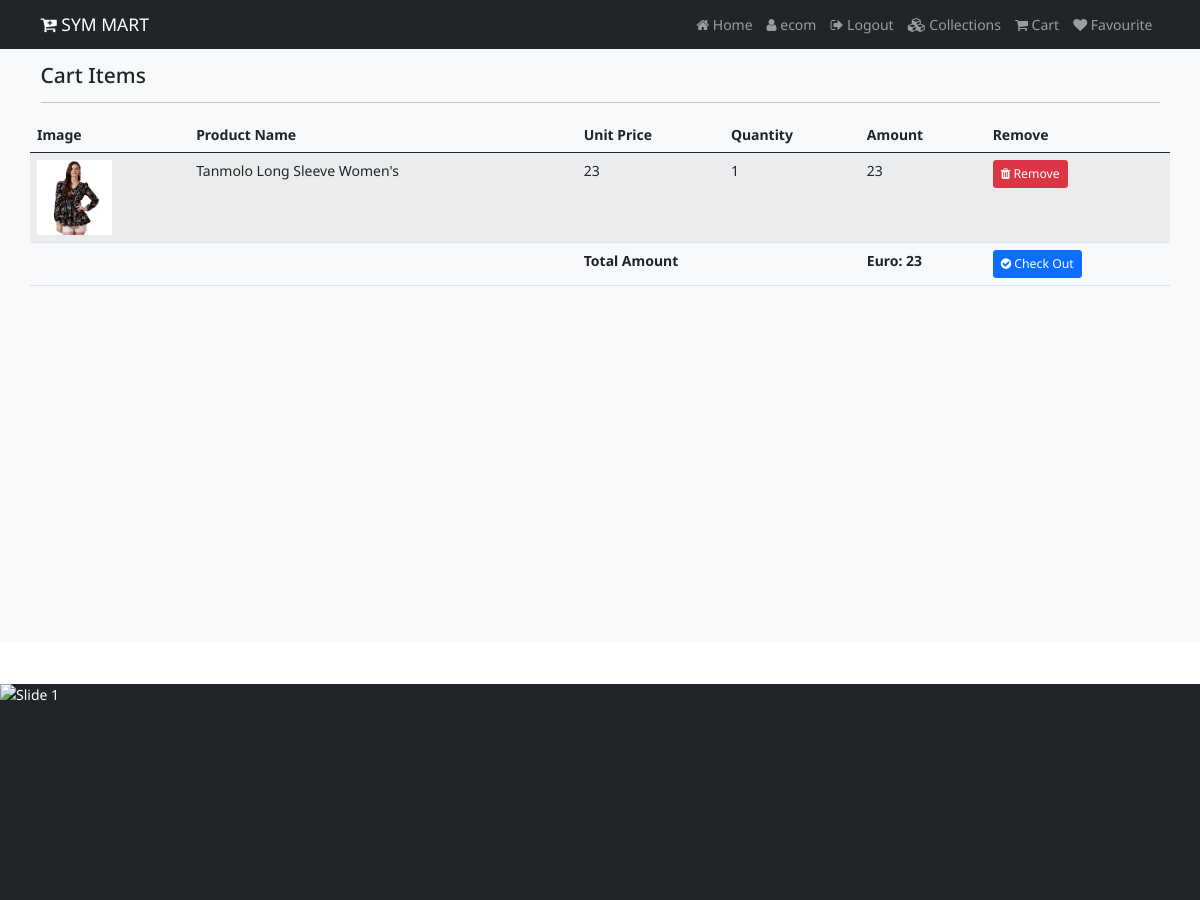
The page /cart/ (signed in, upper part) on the database as committed earlier.
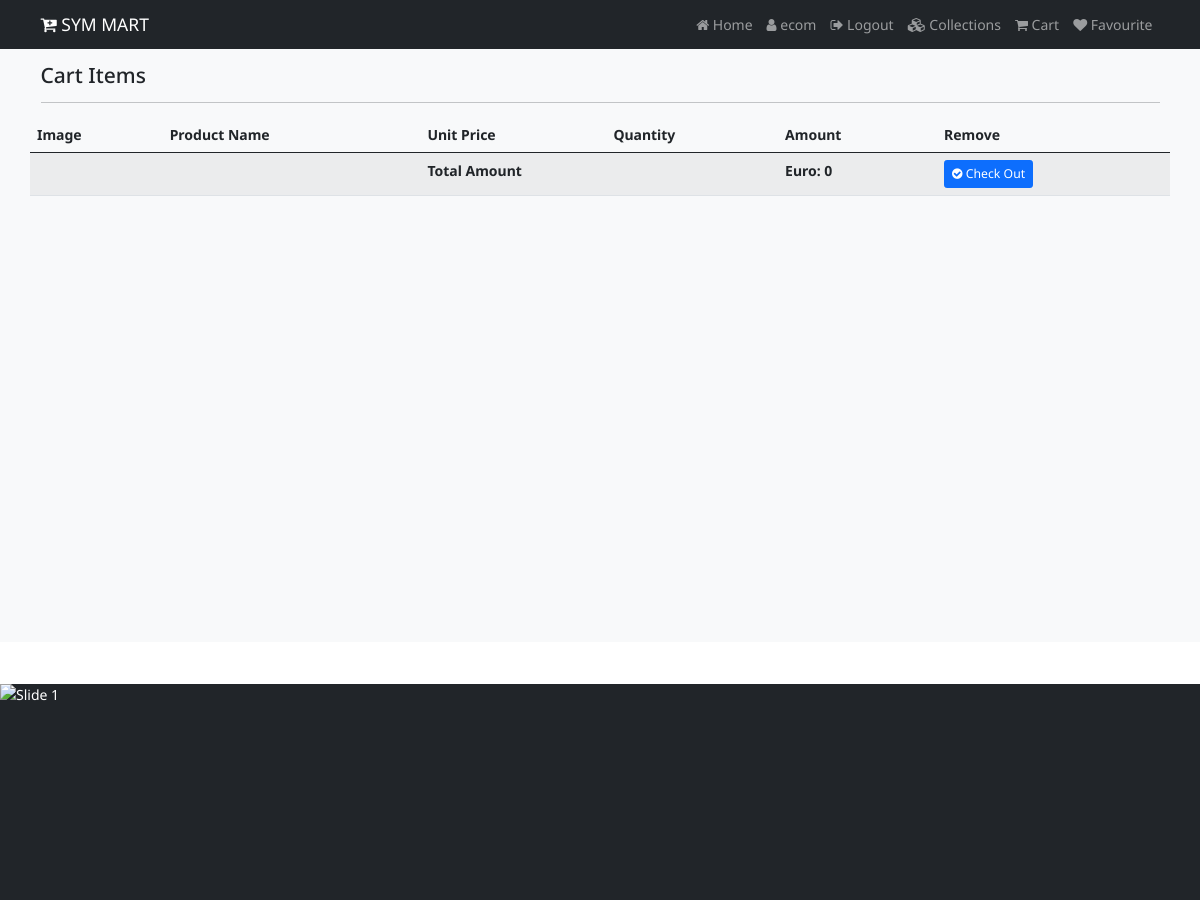
The same page on the database as committed later.
### shop/models.py (models this page shows, shortened)
class Cart(models.Model):
  user=models.ForeignKey(User,on_delete=models.CASCADE)
  product=models.ForeignKey(Product,on_delete=models.CASCADE)
  product_qty=models.IntegerField(null=False,blank=False)
  created_at=models.DateTimeField(auto_now_add=True)
  @property
  def total_cost(self):
    return self.product_qty*self.product.selling_price

class Product(models.Model):
  category=models.ForeignKey(Catagory,on_delete=models.CASCADE)
  name=models.CharField(max_length=150,null=False,blank=False)
  vendor=models.CharField(max_length=150,null=False,blank=False)
  product_image=models.ImageField(upload_to=getFileName,null=True,blank=True)
  quantity=models.IntegerField(null=False,blank=False)
  original_price=models.FloatField(null=False,blank=False)
  selling_price=models.FloatField(null=False,blank=False)
  description=models.TextField(max_length=500,null=False,blank=False)
  status=models.BooleanField(default=False,help_text="0-show,1-Hidden")
  trending=models.BooleanField(default=False,help_text="0-default,1-Trending")
  created_at=models.DateTimeField(auto_now_add=True)

### shop/views.py (the view)
# urls.py: path('cart/',views.cart_page,name="cart"),
def cart_page(request):
  if request.user.is_authenticated:
    cart=Cart.objects.filter(user=request.user)
    return render(request,"shop/cart.html",{"cart":cart})
  else:
    return redirect("/")

### shop/templates/shop/cart.html (shortened to what this page needs)
{% extends 'shop/layouts/main.html' %}
{% block content %}
  <section class="bg-light py-4 my-5" style="min-height:600px;">
    <div class="container">
      <div class="row">
        <div class="col-12">
          <h4 class="mb-3">Cart Items</h4>
          <hr style="border-color:#b8bfc2;">
        </div>
        <table class="table table-striped">
            <thead>
                <tr>
                    <th>Image</th>
                    <th>Product Name</th>
                    <th>Unit Price</th>
                    <th>Quantity</th>
                    <th>Amount</th>
                    <th>Remove</th>
                </tr>
            </thead>
            <tbody>
            {% for item in cart %}
            <tr>
                <td><img src="{{ item.product.product_image.url }}" height="75px" alt="{{ item.product.name }}"></td>
                <td>{{ item.product.name }}</td>
                <td>{{ item.product.selling_price | stringformat:'d' }}</td>
                <td>{{ item.product_qty }}</td>
                <td class="amt">{{ item.total_cost | stringformat:'d' }}</td>
                <td>
                    <a href="{% url 'remove_cart' item.id %}" onclick="return confirm('Are you sure? to Remove')" class="btn btn-danger btn-sm">
                        <i class="fa fa-trash"></i> Remove
                    </a>
                </td>
            </tr>
            {% endfor %}
            <tr>
                <td></td>
                <td></td>
                <td colspan="2"><b>Total Amount</b></td>
                <th id="net">0</th>
                <td>
                    <a href="{% url 'payment' %}?amount={{ res }}" class="btn btn-primary btn-sm">
                        <i class="fa fa-check-circle"></i> Check Out
                    </a>
                </td>
            </tr>
            </tbody>
        </table>
      </div>
    </div>
  </section>
{% endblock content %}

### shop/templates/shop/layouts/main.html (shortened to what this page needs)
{% load static %}
<!doctype html>
<html lang="en">
  <head>
    <link href="https://cdn.jsdelivr.net/npm/bootstrap@5.0.2/dist/css/bootstrap.min.css" rel="stylesheet">
    <link rel="stylesheet" href="https://cdnjs.cloudflare.com/ajax/libs/font-awesome/4.7.0/css/font-awesome.min.css">
    <link rel="stylesheet" href="{% static 'css/style.css' %}">
    <link rel="stylesheet" href="https://unpkg.com/swiper/swiper-bundle.min.css" />
  </head>
  <body>
    {% include 'shop/inc/navbar.html' %}
    {% block content %}
    {% endblock content %}
    {% include 'shop/inc/footer.html' %}
  </body>
</html>

### shop/templates/shop/inc/navbar.html (shortened to what this page needs)
<nav class="navbar navbar-expand-lg  navbar-dark bg-dark fixed-top">
    <div class="container">
      <a class="navbar-brand" href="{% url 'home' %}"><i class="fa fa-cart-plus"></i> SYM MART</a>
      <div class="collapse navbar-collapse" id="navbarNavAltMarkup">
        <div class="navbar-nav ms-auto">
          <a class="nav-link" aria-current="page" href="{% url 'home' %}"><i class="fa fa-home"></i> Home</a>
          {% if request.user.is_authenticated %}
            <a class="nav-link" aria-current="page" href="#"><i class="fa fa-user"></i> {{request.user}}</a>
            <a class="nav-link" aria-current="page" href="{% url 'logout' %}"><i class="fa fa-sign-out"></i> Logout</a>
          {% else %}
            <a class="nav-link" href="{% url 'login' %}"><i class="fa fa-sign-in"></i> Login</a>
            <a class="nav-link" href="{% url 'register' %}"><i class="fa fa-users"></i> Register</a>
          {% endif %}
            <a class="nav-link" href="{% url 'collections' %}"><i class="fa fa-cubes"></i> Collections</a>
            <a class="nav-link" href="{% url 'cart' %}"><i class="fa fa-shopping-cart"></i> Cart</a>
            <a class="nav-link" href="{% url 'favviewpage' %}"><i class="fa fa-heart"></i> Favourite</a>
        </div>
      </div>
    </div>
  </nav>

### shop/templates/shop/inc/footer.html (shortened to what this page needs)
{% load static %}
<footer class="text-center text-lg-start bg-dark text-white">
  <section class="container-fluid p-0">
    <div class="footer-animated">
      <img src="{% static 'images/2.jpg' %}" class="active" alt="Slide 1">
    </div>
  </section>
</footer>

### static/css/style.css (style rules this page uses)
html { font-size: 14px; }
body { font-family: 'Noto Sans', sans-serif; }
a { text-decoration: none; }

### shop/templates/shop/inc/footer.html (style rules this page uses)
.footer-animated { position: relative; height: 500px; overflow: hidden; }
.footer-animated img { position: absolute; top: 0; left: 0; width: 100%; height: 100%; object-fit: cover; opacity: 0; transition: opacity 1s ease-in-out; }
.footer-animated img.active { opacity: 1; }
.row { display: flex; justify-content: space-between; align-items: stretch; flex-wrap: wrap; }
footer { background-color: #343a40; color: white; }

Rows that differ between the two databases and show on the page:
removed Cart: product.product_image (picture), product.name "Tanmolo Long Sleeve Women's", product.selling_price "23", product_qty "1", total_cost "23"
Other text that changed with them:
text written by a page script: "Euro: 23" → "Euro: 0"
